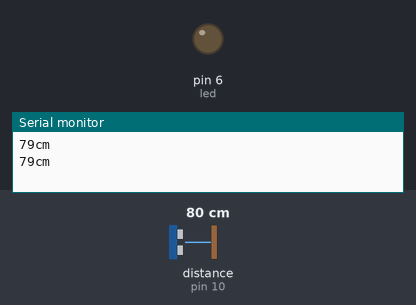
A sketch run on a simulated Arduino Uno, built with avr-gcc and run on an emulated ATmega328P. On the bench: output pins drawn as LEDs (lit = HIGH), the last lines printed to the serial monitor. Wiring (inferred from the names in the program): ultrasonic range finder: trigger pin 9; echo pin 10. Inputs (shaded band) come from the test bench; at power-on: distance to the obstacle (sensor on pin 10) 80 cm. The echo pulse lasts 58.3 µs per cm; pins used as bus, display or sensor lines are not drawn.

Above: at 1.8 s.
1.9 s: distance to the obstacle (sensor on pin 10) set to 54 cm
3.4 s: distance to the obstacle (sensor on pin 10) set to 47 cm
At 4.6 s:
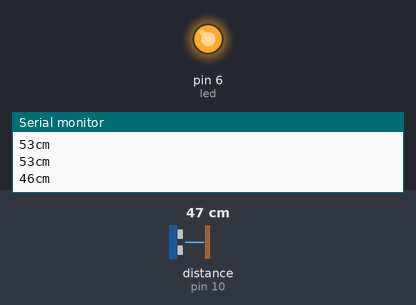
5.5 s: distance to the obstacle (sensor on pin 10) set to 60 cm
At 7.2 s:
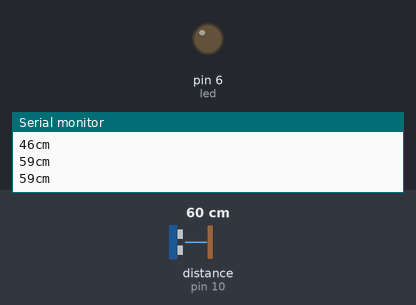
7.6 s: distance to the obstacle (sensor on pin 10) set to 2 cm
At 8.5 s:
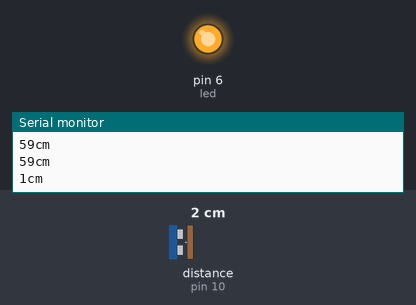
Timing chart, 0 to 10.6 s (numbered marks = the images above; inputs shaded):
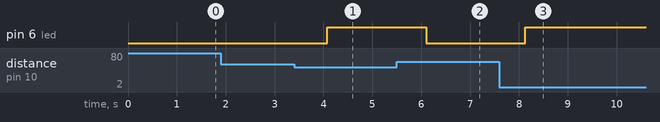

Measured:
- the behaviour switches between 52 and 51 cm on distance to the obstacle (sensor on pin 10) (found by bisection; images 0 and 1)
- after the input at 3.4 s, pin 6 (led): LOW → HIGH after 0.68 s
- after the input at 5.5 s, pin 6 (led): HIGH → LOW after 0.61 s
- after the input at 7.6 s, pin 6 (led): LOW → HIGH after 0.53 s

The sketch:

Basic_Ultrasonic_Sensor.ino.ino
```cpp
int trigPin = 9;
int echoPin = 10;
int led = 6;                             //led

void setup()
{
Serial.begin(9600);
pinMode(trigPin, OUTPUT);
pinMode(echoPin, INPUT);
pinMode(led, OUTPUT);                     //led
}
void loop() {
  long duration, distance;
  digitalWrite(trigPin, HIGH);
  delayMicroseconds(1000);
  digitalWrite(trigPin, LOW);
  duration = pulseIn(echoPin, HIGH);
  distance = (duration/2) / 29.1;
  Serial.print(distance);
  Serial.println("cm");
  delay(10);

  if((distance<=50)) {
    digitalWrite(led, HIGH);             //led
    delay(1000);                         //led
  }
  else if(distance>50) {
    digitalWrite(led, LOW);              //led
    delay(1000);                         //led
  }
}
```
